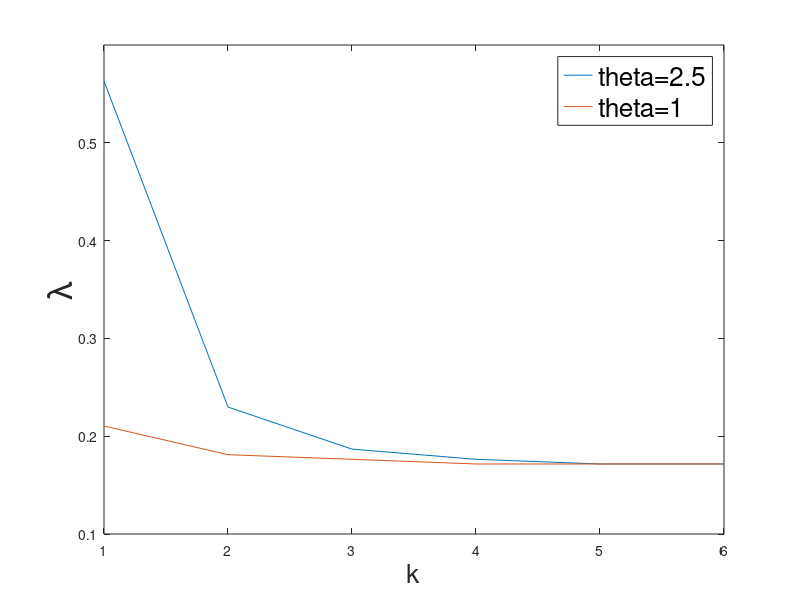
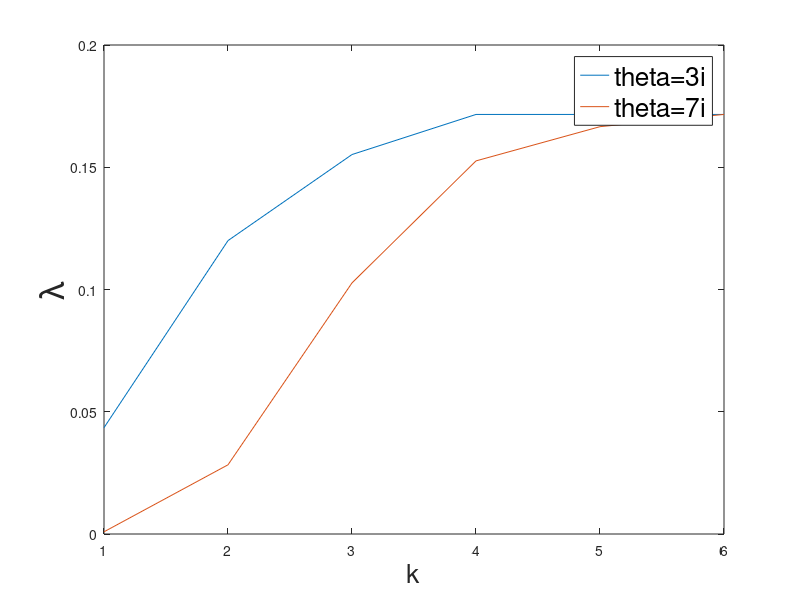

Recreate these plots in MATLAB, in order.
lambda_25=[0.5631; 0.2298; 0.1868; 0.1764; 0.1716; 0.1716];
lambda_1=[0.2104; 0.1811; 0.1764; 0.1716; 0.1716; 0.1716];
lambda_3i=[0.0435; 0.1200; 0.1552; 0.1716; 0.1716; 0.1716];
lambda_7i=[0.0009; 0.0283; 0.1027; 0.1526; 0.1666; 0.1716];
k=[1; 2; 3; 4; 5; 6];

figure
plot(k,lambda_25)
hold on
plot(k,lambda_1)
ylim([0.1 0.6])
legend('theta=2.5', 'theta=1','FontSize', 19)
xlabel('k','FontSize', 19)
ylabel('\lambda', 'FontSize', 25)

figure
plot(k,lambda_3i)
hold on
plot(k,lambda_7i)
legend('theta=3i', 'theta=7i','FontSize', 19)
xlabel('k','FontSize', 19)
ylabel('\lambda', 'FontSize', 25)
